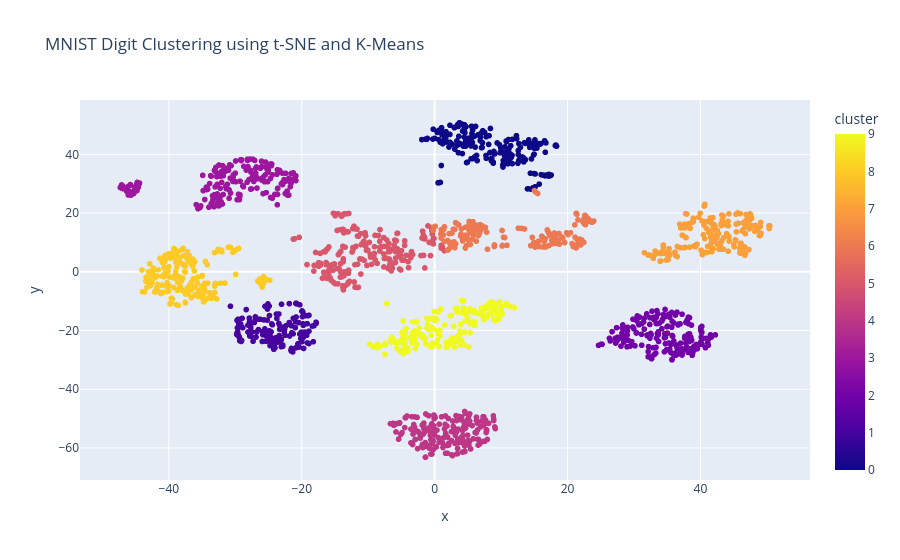

The cell this chart's notebook holds for it:
### Code cell
import pandas as pd
import plotly.express as px

df = pd.DataFrame({
    "x": X_2d[:, 0],
    "y": X_2d[:, 1],
    "cluster": clusters,
    "digit": y
})

fig = px.scatter(
    df,
    x="x",
    y="y",
    color="cluster",
    hover_data=["digit", "cluster"],
    title="MNIST Digit Clustering using t-SNE and K-Means"
)

fig.show()

### Figure 1 — Plotly figure (JSON) as saved in the notebook; plotly's stock layout.template omitted (floating-point values rounded to 4 significant figures; data arrays with more than 128 entries replaced by an {"elided": "..."} marker saying what was removed)
{"data": [{"customdata": {"elided": "1797x2 int values"}, "hovertemplate": "x=%{x}<br>y=%{y}<br>digit=%{customdata[0]}<br>cluster=%{marker.color}<extra></extra>", "legendgroup": "", "marker": {"color": {"elided": "1797 int values"}, "coloraxis": "coloraxis", "symbol": "circle"}, "mode": "markers", "name": "", "showlegend": false, "type": "scattergl", "x": {"elided": "1797 float values"}, "xaxis": "x", "y": {"elided": "1797 float values"}, "yaxis": "y"}], "layout": {"coloraxis": {"colorbar": {"title": {"text": "cluster"}}, "colorscale": [[0, "#0d0887"], [0.1111, "#46039f"], [0.2222, "#7201a8"], [0.3333, "#9c179e"], [0.4444, "#bd3786"], [0.5556, "#d8576b"], [0.6667, "#ed7953"], [0.7778, "#fb9f3a"], [0.8889, "#fdca26"], [1, "#f0f921"]]}, "legend": {"tracegroupgap": 0}, "title": {"text": "MNIST Digit Clustering using t-SNE and K-Means"}, "xaxis": {"anchor": "y", "domain": [0, 1], "title": {"text": "x"}}, "yaxis": {"anchor": "x", "domain": [0, 1], "title": {"text": "y"}}}}
